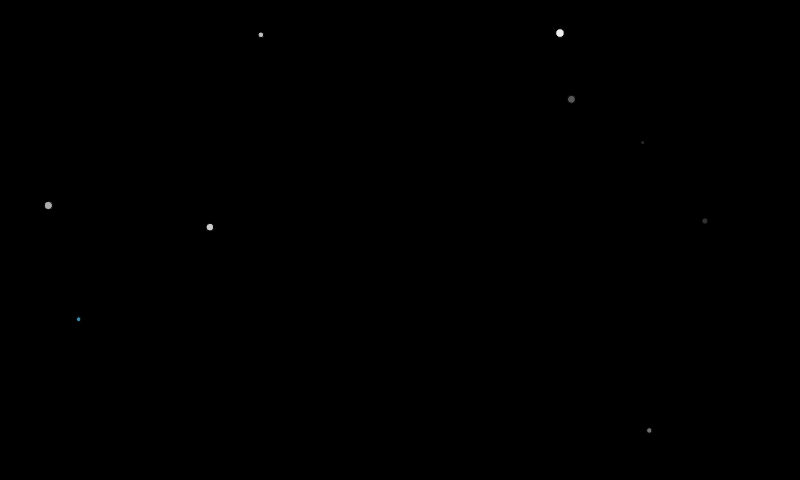
Frame 1 (no input)
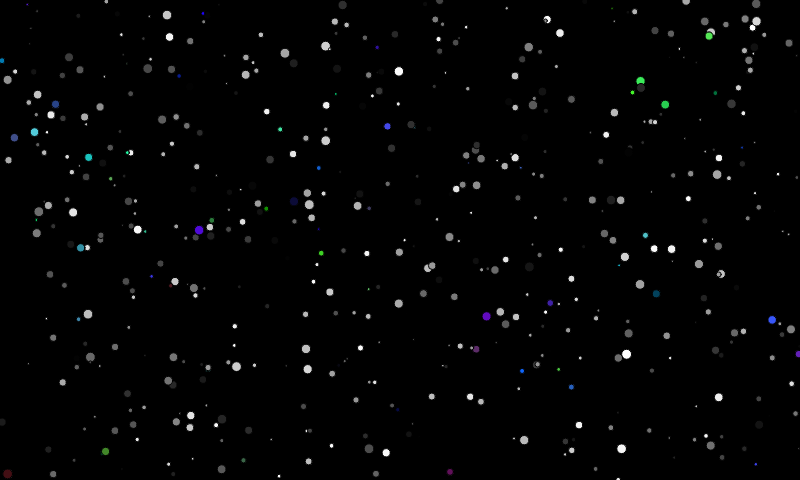
Frame 60 (no input)
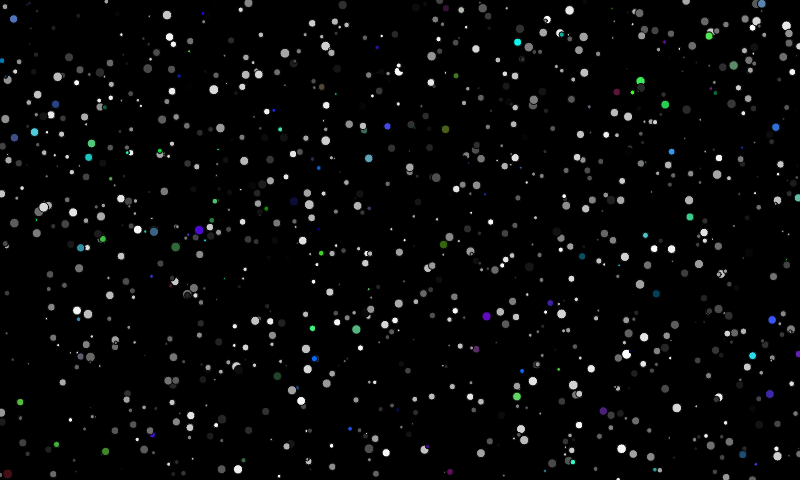
Frame 120 (the mouse pressed at the canvas centre since frame 60)

The p5.js sketch that drew these frames (run headless with seeded random() and noise() and a simulated clock; from frame 60 on, the mouse is pressed at the canvas centre):

// p5.js sketch
// ── sketch.js
var x
var y
var s
var c
var r
var g
var b

function setup() {
  createCanvas(800, 480);
  background(0);
}

function draw() {
  for (let i = 0; i < 9; i++) {
    x=random(0,width);
    y=random(0,height);
    s=random(2,10);
    c=random(0,255);
    fill(c);
    ellipse(x,y,s,s);
  }
  r=random(0,100);
  g=random(0,255);
  b=random(0,255);
  fill(r,g,b);
  ellipse(x,y,s,s);
}
